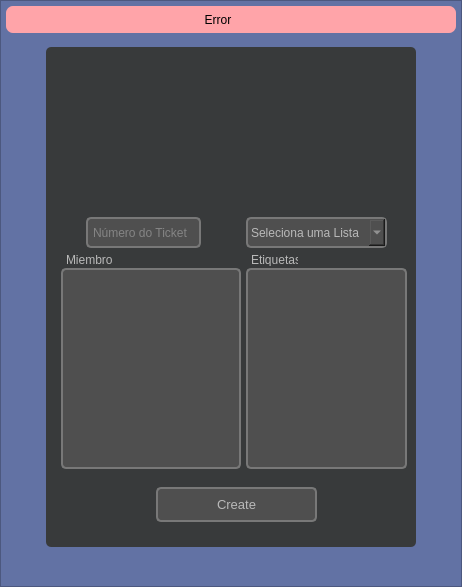
<?xml version="1.0" encoding="UTF-8"?>
<ui version="4.0">
 <class>MainWindow</class>
 <widget class="QMainWindow" name="MainWindow">
  <property name="enabled">
   <bool>true</bool>
  </property>
  <property name="geometry">
   <rect>
    <x>0</x>
    <y>0</y>
    <width>462</width>
    <height>587</height>
   </rect>
  </property>
  <property name="windowTitle">
   <string>4YouSee Agent Support</string>
  </property>
  <property name="windowIcon">
   <iconset resource="file_rc.qrc">
    <normaloff>:/icon/img/trello_and_movidesk_icone.png</normaloff>:/icon/img/trello_and_movidesk_icone.png</iconset>
  </property>
  <property name="styleSheet">
   <string notr="true">background-color: rgb(98, 114, 164);</string>
  </property>
  <widget class="QWidget" name="centralwidget">
   <layout class="QVBoxLayout" name="verticalLayout">
    <property name="spacing">
     <number>0</number>
    </property>
    <property name="leftMargin">
     <number>0</number>
    </property>
    <property name="topMargin">
     <number>0</number>
    </property>
    <property name="rightMargin">
     <number>0</number>
    </property>
    <property name="bottomMargin">
     <number>0</number>
    </property>
    <item>
     <widget class="QFrame" name="frame">
      <property name="frameShape">
       <enum>QFrame::StyledPanel</enum>
      </property>
      <property name="frameShadow">
       <enum>QFrame::Raised</enum>
      </property>
      <layout class="QVBoxLayout" name="verticalLayout_2">
       <property name="spacing">
        <number>0</number>
       </property>
       <property name="leftMargin">
        <number>0</number>
       </property>
       <property name="topMargin">
        <number>0</number>
       </property>
       <property name="rightMargin">
        <number>0</number>
       </property>
       <property name="bottomMargin">
        <number>0</number>
       </property>
       <item>
        <widget class="QFrame" name="top_bar">
         <property name="minimumSize">
          <size>
           <width>0</width>
           <height>35</height>
          </size>
         </property>
         <property name="maximumSize">
          <size>
           <width>16777215</width>
           <height>45</height>
          </size>
         </property>
         <property name="styleSheet">
          <string notr="true"/>
         </property>
         <property name="frameShape">
          <enum>QFrame::NoFrame</enum>
         </property>
         <property name="frameShadow">
          <enum>QFrame::Raised</enum>
         </property>
         <layout class="QHBoxLayout" name="horizontalLayout_2">
          <property name="spacing">
           <number>0</number>
          </property>
          <property name="leftMargin">
           <number>0</number>
          </property>
          <property name="topMargin">
           <number>5</number>
          </property>
          <property name="rightMargin">
           <number>0</number>
          </property>
          <property name="bottomMargin">
           <number>5</number>
          </property>
          <item>
           <widget class="QFrame" name="pop_up">
            <property name="maximumSize">
             <size>
              <width>450</width>
              <height>16777215</height>
             </size>
            </property>
            <property name="styleSheet">
             <string notr="true">background-color: rgb(250, 84, 87);
border-radius: 7px;
background-color: rgb(250, 163, 164);
background-color: rgb(255, 160, 162);
background-color: rgb(255, 164, 169);</string>
            </property>
            <property name="frameShape">
             <enum>QFrame::NoFrame</enum>
            </property>
            <property name="frameShadow">
             <enum>QFrame::Raised</enum>
            </property>
            <layout class="QHBoxLayout" name="horizontalLayout_3">
             <property name="leftMargin">
              <number>10</number>
             </property>
             <property name="topMargin">
              <number>3</number>
             </property>
             <property name="rightMargin">
              <number>10</number>
             </property>
             <property name="bottomMargin">
              <number>3</number>
             </property>
             <item>
              <widget class="QLabel" name="label_closemessage">
               <property name="text">
                <string>Error</string>
               </property>
               <property name="alignment">
                <set>Qt::AlignCenter</set>
               </property>
              </widget>
             </item>
             <item>
              <widget class="QPushButton" name="pushButton_close_error">
               <property name="maximumSize">
                <size>
                 <width>20</width>
                 <height>20</height>
                </size>
               </property>
               <property name="styleSheet">
                <string notr="true">QPushButton{	
	border-radius: 10px;
	background-position: center;
	background-image: url(:/close_image/img/closeicon2.png);
}
QPushButton:hover{
	background-color: rgb(255, 255, 255);
	color: rgb(200,200,200);
}
QPushButton:pressed{
	background-color: rgb(35,35,35);	
	color: rgb(200,200,200);
}</string>
               </property>
               <property name="text">
                <string/>
               </property>
              </widget>
             </item>
            </layout>
           </widget>
          </item>
         </layout>
        </widget>
       </item>
       <item>
        <widget class="QFrame" name="main">
         <property name="styleSheet">
          <string notr="true"/>
         </property>
         <property name="frameShape">
          <enum>QFrame::NoFrame</enum>
         </property>
         <property name="frameShadow">
          <enum>QFrame::Raised</enum>
         </property>
         <layout class="QHBoxLayout" name="horizontalLayout">
          <item>
           <widget class="QFrame" name="content">
            <property name="enabled">
             <bool>true</bool>
            </property>
            <property name="minimumSize">
             <size>
              <width>370</width>
              <height>500</height>
             </size>
            </property>
            <property name="maximumSize">
             <size>
              <width>370</width>
              <height>500</height>
             </size>
            </property>
            <property name="styleSheet">
             <string notr="true">background-color: rgb(56, 58, 59);
border-radius: 5px;</string>
            </property>
            <property name="frameShape">
             <enum>QFrame::NoFrame</enum>
            </property>
            <property name="frameShadow">
             <enum>QFrame::Raised</enum>
            </property>
            <widget class="QFrame" name="logo">
             <property name="geometry">
              <rect>
               <x>30</x>
               <y>10</y>
               <width>311</width>
               <height>141</height>
              </rect>
             </property>
             <property name="styleSheet">
              <string notr="true">background-image: url(:/logo/img/trello_and_movidesk.png);
background-repeat: no-repeat;
background-position: center;
</string>
             </property>
             <property name="frameShape">
              <enum>QFrame::NoFrame</enum>
             </property>
             <property name="frameShadow">
              <enum>QFrame::Plain</enum>
             </property>
            </widget>
            <widget class="QLineEdit" name="line_ticket">
             <property name="geometry">
              <rect>
               <x>40</x>
               <y>170</y>
               <width>115</width>
               <height>31</height>
              </rect>
             </property>
             <property name="font">
              <font>
               <family>Ubuntu</family>
              </font>
             </property>
             <property name="styleSheet">
              <string notr="true">QLineEdit{
	border: 2px solid rgb(120,120,120);
	border-radius: 5px;
	padding: 1px 3px;
	background-color: rgb(79,79,79);
	color: rgb(185, 185, 185);
}
QLineEdit:hover{
	border: 2px solid rgb(70,70,70);
}
QLineEdit:focus{
	border: 2px solid rgb(0,102,204);
	color: rgb(200,200,200);
}</string>
             </property>
             <property name="inputMask">
              <string/>
             </property>
             <property name="maxLength">
              <number>5</number>
             </property>
             <property name="placeholderText">
              <string>Número do Ticket</string>
             </property>
            </widget>
            <widget class="QComboBox" name="comboBox_lists">
             <property name="geometry">
              <rect>
               <x>200</x>
               <y>170</y>
               <width>141</width>
               <height>31</height>
              </rect>
             </property>
             <property name="font">
              <font>
               <family>Ubuntu</family>
              </font>
             </property>
             <property name="styleSheet">
              <string notr="true">QComboBox{
	border: 2px solid rgb(120,120,120);
	border-radius: 5px;
	padding: 1px 3px;
	background-color: rgb(79,79,79);
	color: rgb(185, 185, 185);
}
QComboBox:hover{
	border: 2px solid rgb(70,70,70);
}
QComboBox:focus{
	border: 2px solid rgb(0,102,204);
	color: rgb(200,200,200);
}
</string>
             </property>
             <property name="editable">
              <bool>false</bool>
             </property>
             <property name="currentText">
              <string>Seleciona uma Lista</string>
             </property>
             <property name="placeholderText">
              <string>Seleciona uma Lista</string>
             </property>
             <item>
              <property name="text">
               <string>Test1</string>
              </property>
             </item>
             <item>
              <property name="text">
               <string>Test2</string>
              </property>
             </item>
             <item>
              <property name="text">
               <string>Test3</string>
              </property>
             </item>
            </widget>
            <widget class="QListView" name="list_miembros">
             <property name="geometry">
              <rect>
               <x>15</x>
               <y>221</y>
               <width>180</width>
               <height>201</height>
              </rect>
             </property>
             <property name="styleSheet">
              <string notr="true">QListView{
	border: 2px solid rgb(120,120,120);
	border-radius: 5px;
	padding: 1px 3px;
	background-color: rgb(79,79,79);
	color: rgb(185, 185, 185);
}
QListView:hover{
	border: 2px solid rgb(70,70,70);
}
QListView:focus{
	border: 2px solid rgb(0,102,204);
	color: rgb(200,200,200);
}</string>
             </property>
            </widget>
            <widget class="QListView" name="list_etiquetas">
             <property name="geometry">
              <rect>
               <x>200</x>
               <y>221</y>
               <width>161</width>
               <height>201</height>
              </rect>
             </property>
             <property name="styleSheet">
              <string notr="true">QListView{
	border: 2px solid rgb(120,120,120);
	border-radius: 5px;
	padding: 1px 3px;
	background-color: rgb(79,79,79);
	color: rgb(185, 185, 185);
}
QListView:hover{
	border: 2px solid rgb(70,70,70);
}
QListView:focus{
	border: 2px solid rgb(0,102,204);
	color: rgb(200,200,200);
}</string>
             </property>
            </widget>
            <widget class="QPushButton" name="pushButton_create">
             <property name="geometry">
              <rect>
               <x>110</x>
               <y>440</y>
               <width>161</width>
               <height>35</height>
              </rect>
             </property>
             <property name="font">
              <font>
               <family>Ubuntu</family>
               <pointsize>10</pointsize>
              </font>
             </property>
             <property name="styleSheet">
              <string notr="true">QPushButton{
	border: 2px solid rgb(120,120,120);
	border-radius: 5px;
	padding: 1px 3px;
	background-color: rgb(79,79,79);
	color: rgb(185, 185, 185);
}
QPushButton:hover{
	border: 2px solid rgb(70,70,70);
}
QPushButton:pressed{
	background-color: rgb(0, 102,204);
	border: 2px solid rgb(0,102,204);
	color: rgb(200,200,200);
}</string>
             </property>
             <property name="text">
              <string>Create</string>
             </property>
            </widget>
            <widget class="QLabel" name="label_miembros">
             <property name="geometry">
              <rect>
               <x>20</x>
               <y>206</y>
               <width>47</width>
               <height>13</height>
              </rect>
             </property>
             <property name="font">
              <font>
               <family>Ubuntu</family>
              </font>
             </property>
             <property name="styleSheet">
              <string notr="true">	color: rgb(185, 185, 185);
</string>
             </property>
             <property name="text">
              <string>Miembros</string>
             </property>
            </widget>
            <widget class="QLabel" name="label_etiquetas">
             <property name="geometry">
              <rect>
               <x>205</x>
               <y>206</y>
               <width>47</width>
               <height>13</height>
              </rect>
             </property>
             <property name="font">
              <font>
               <family>Ubuntu</family>
              </font>
             </property>
             <property name="styleSheet">
              <string notr="true">	color: rgb(185, 185, 185);
</string>
             </property>
             <property name="text">
              <string>Etiquetas</string>
             </property>
            </widget>
           </widget>
          </item>
         </layout>
        </widget>
       </item>
       <item>
        <widget class="QFrame" name="bottom_bar">
         <property name="minimumSize">
          <size>
           <width>0</width>
           <height>30</height>
          </size>
         </property>
         <property name="maximumSize">
          <size>
           <width>16777215</width>
           <height>30</height>
          </size>
         </property>
         <property name="styleSheet">
          <string notr="true">background-color: rgb(98, 114, 164);</string>
         </property>
         <property name="frameShape">
          <enum>QFrame::NoFrame</enum>
         </property>
         <property name="frameShadow">
          <enum>QFrame::Raised</enum>
         </property>
        </widget>
       </item>
      </layout>
     </widget>
    </item>
   </layout>
  </widget>
 </widget>
 <resources>
  <include location="file_rc.qrc"/>
  <include location="file_rc.qrc"/>
 </resources>
 <connections/>
</ui>
